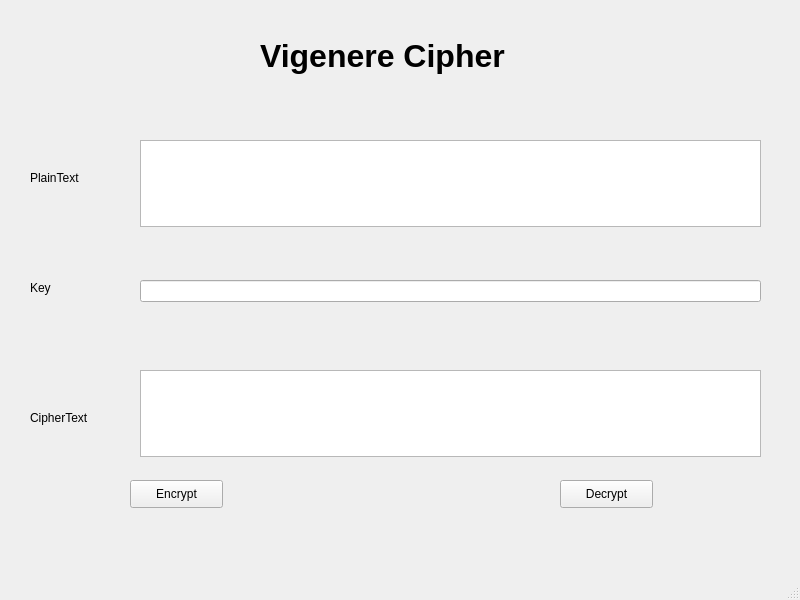
<?xml version="1.0" encoding="UTF-8"?>
<ui version="4.0">
 <class>MainWindow</class>
 <widget class="QMainWindow" name="MainWindow">
  <property name="geometry">
   <rect>
    <x>0</x>
    <y>0</y>
    <width>800</width>
    <height>600</height>
   </rect>
  </property>
  <property name="windowTitle">
   <string>MainWindow</string>
  </property>
  <widget class="QWidget" name="centralwidget">
   <widget class="QLabel" name="label">
    <property name="geometry">
     <rect>
      <x>260</x>
      <y>30</y>
      <width>331</width>
      <height>51</height>
     </rect>
    </property>
    <property name="font">
     <font>
      <pointsize>24</pointsize>
      <weight>75</weight>
      <bold>true</bold>
     </font>
    </property>
    <property name="text">
     <string>Vigenere Cipher</string>
    </property>
   </widget>
   <widget class="QLabel" name="label_2">
    <property name="geometry">
     <rect>
      <x>30</x>
      <y>170</y>
      <width>55</width>
      <height>16</height>
     </rect>
    </property>
    <property name="text">
     <string>PlainText</string>
    </property>
   </widget>
   <widget class="QLabel" name="label_3">
    <property name="geometry">
     <rect>
      <x>30</x>
      <y>410</y>
      <width>71</width>
      <height>16</height>
     </rect>
    </property>
    <property name="text">
     <string>CipherText</string>
    </property>
   </widget>
   <widget class="QLabel" name="label_4">
    <property name="geometry">
     <rect>
      <x>30</x>
      <y>280</y>
      <width>55</width>
      <height>16</height>
     </rect>
    </property>
    <property name="text">
     <string>Key</string>
    </property>
   </widget>
   <widget class="QTextEdit" name="txt_plain_text">
    <property name="geometry">
     <rect>
      <x>140</x>
      <y>140</y>
      <width>621</width>
      <height>87</height>
     </rect>
    </property>
   </widget>
   <widget class="QTextEdit" name="txt_cipher_text">
    <property name="geometry">
     <rect>
      <x>140</x>
      <y>370</y>
      <width>621</width>
      <height>87</height>
     </rect>
    </property>
   </widget>
   <widget class="QLineEdit" name="txt_key">
    <property name="geometry">
     <rect>
      <x>140</x>
      <y>280</y>
      <width>621</width>
      <height>22</height>
     </rect>
    </property>
   </widget>
   <widget class="QPushButton" name="btn_encrypt">
    <property name="geometry">
     <rect>
      <x>130</x>
      <y>480</y>
      <width>93</width>
      <height>28</height>
     </rect>
    </property>
    <property name="text">
     <string>Encrypt</string>
    </property>
   </widget>
   <widget class="QPushButton" name="btn_decrypt">
    <property name="geometry">
     <rect>
      <x>560</x>
      <y>480</y>
      <width>93</width>
      <height>28</height>
     </rect>
    </property>
    <property name="text">
     <string>Decrypt</string>
    </property>
   </widget>
  </widget>
  <widget class="QMenuBar" name="menubar">
   <property name="geometry">
    <rect>
     <x>0</x>
     <y>0</y>
     <width>800</width>
     <height>26</height>
    </rect>
   </property>
  </widget>
  <widget class="QStatusBar" name="statusbar"/>
 </widget>
 <resources/>
 <connections/>
</ui>
